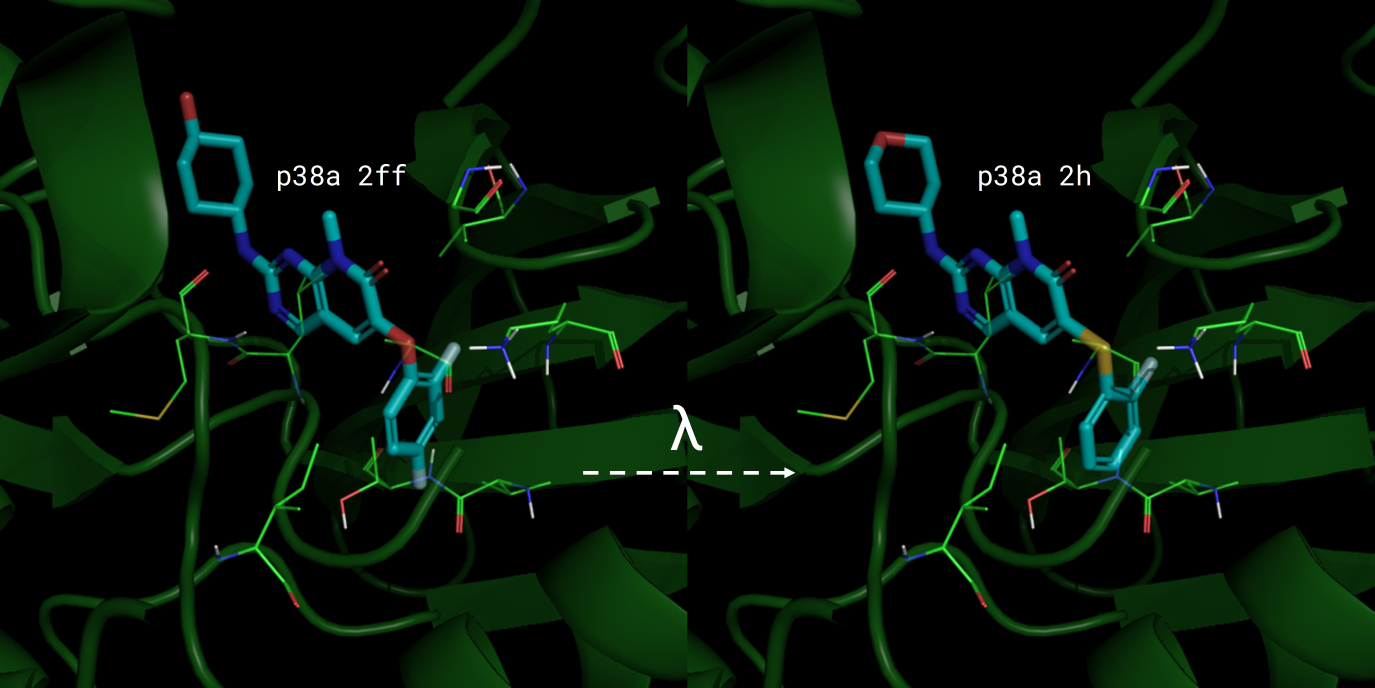
#> input picture tutorials/Tyk2/imgs/p38a_2ff-p38a_2h.jpg, 4125 x 2063 px, given in place of membrane-protein.png, which was not available (shown at 1/3 size)
$ python compose_sphere_vs_box.py --memprep-dir ../../tutorials/Tyk2/imgs
#> lines starting #> are read from the running program, lines starting #| are printed output that depends on the picture
"""Figure for docs/source/concepts/spherical-boundary.md: periodic system and Q sphere.

Places two existing PyMOL renders of the adenosine A2A receptor side by side:
the full periodic membrane system and the sphere that Q simulates. The renders
are read in place from a folder that is not part of the repository; nothing is
re-rendered.

    python docs/scripts/compose_sphere_vs_box.py --memprep-dir /path/to/GPCR-A2A-Deflorian/memprep
"""

from __future__ import annotations

import argparse
from pathlib import Path

from PIL import Image

OUT = Path(__file__).resolve().parents[1] / "source" / "_static" / "figures" / "sphere-vs-box.png"
PANELS = ("membrane-protein.png", "simulated-prot-part.png")
HEIGHT = 640  # px
GAP = 60  # px


def load(path: Path) -> Image.Image:
    """Crop to the rendered content and scale to the panel height (premultiplied alpha)."""
    image = Image.open(path).convert("RGBA")
    image = image.crop(image.getbbox()).convert("RGBa")
    width = round(image.width * HEIGHT / image.height)
#> width = 1280
    return image.resize((width, HEIGHT), Image.LANCZOS).convert("RGBA")
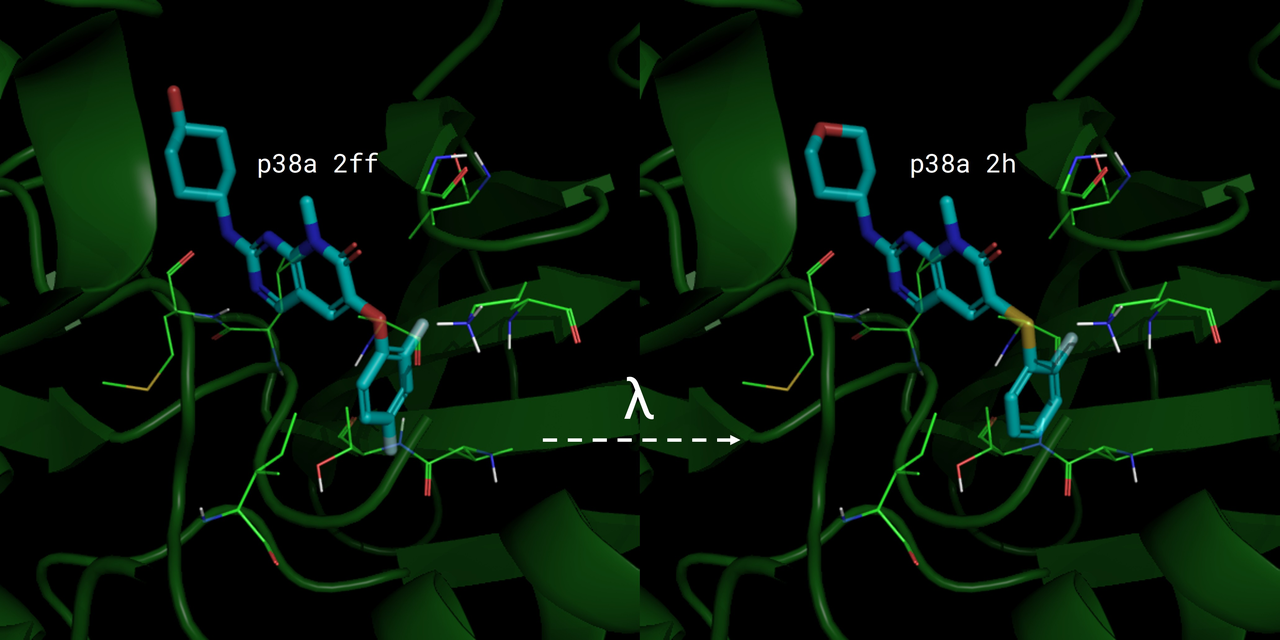
#> returned value: PIL image 1280x640 RGBA; mean R, G, B, A 5.5, 21.3, 8.2, 255


def main() -> None:
    parser = argparse.ArgumentParser(description=__doc__, formatter_class=argparse.RawDescriptionHelpFormatter)
    parser.add_argument("--memprep-dir", type=Path, required=True)
    args = parser.parse_args()
    panels = [load(args.memprep_dir / name) for name in PANELS]
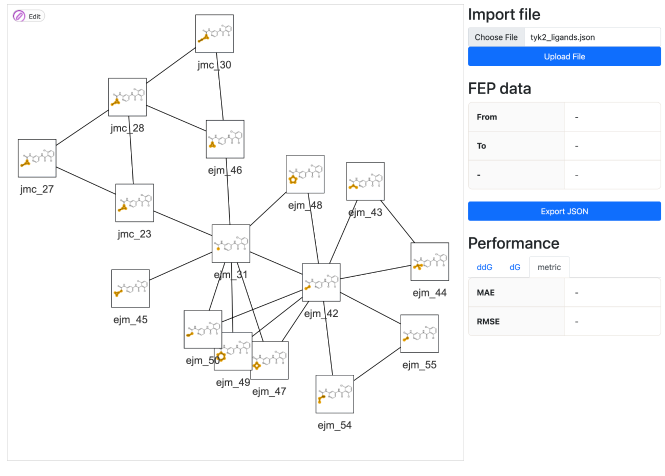
#> input picture tutorials/Tyk2/imgs/Tyk2-qmapfep.png, 1330 x 952 px, given in place of simulated-prot-part.png, which was not available (shown at 1/2 size)
#> in load, image is the input picture: PIL image 1330x952 RGBA; mean R, G, B, A 244.3, 246.4, 249.6, 254.5
#> in load (call 2), `return image.resize((width, HEIGHT), Image.LANCZOS).convert("RGBA")`:
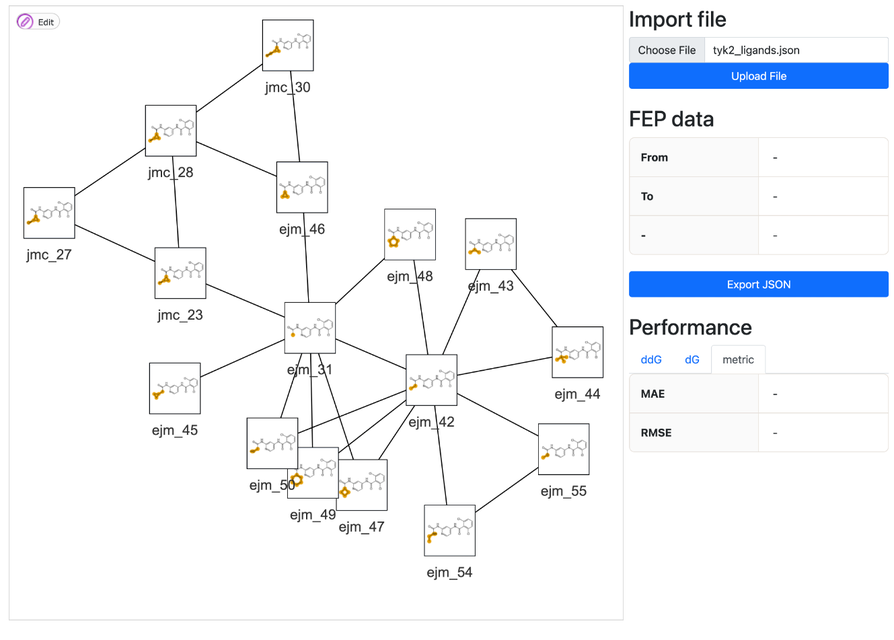
#> returned value: PIL image 894x640 RGBA; mean R, G, B, A 244.4, 246.6, 249.7, 255
#> panels = 2 items
    canvas = Image.new("RGBA", (sum(p.width for p in panels) + GAP * (len(panels) - 1), HEIGHT), (255, 255, 255, 0))
    x = 0
    for panel in panels:
        canvas.paste(panel, (x, 0))
        x += panel.width + GAP
#> this loop made 2 passes
#> x on passes 1 to 2: 1340, 2294
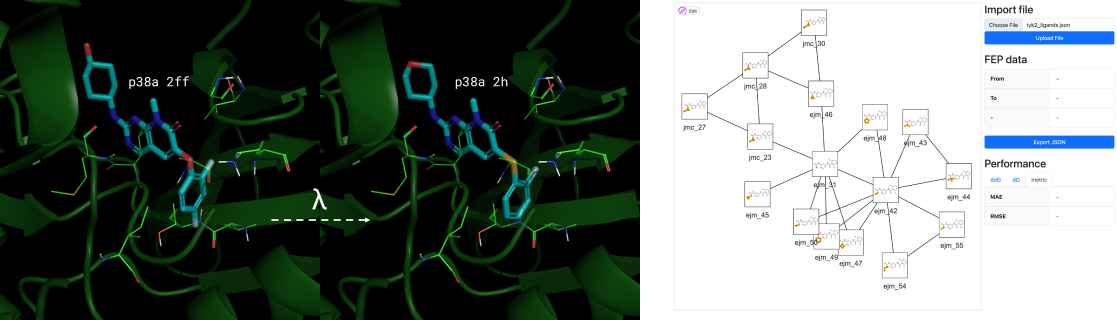
#> canvas: PIL image 2234x640 RGBA (shown at 1/2 size); mean R, G, B, A 107.8, 117.7, 111.5, 248.2; transparent parts drawn white
#> after the loop, x = 2294
    OUT.parent.mkdir(parents=True, exist_ok=True)
    # 256 colours with alpha keep the file below 1 MB; the renders are not photographs
    canvas.quantize(colors=256, method=Image.Quantize.FASTOCTREE, dither=Image.Dither.NONE).save(OUT, optimize=True)
    print(f"wrote {OUT} ({canvas.width} x {canvas.height} px, {OUT.stat().st_size / 1e6:.2f} MB)")
#| wrote docs/source/_static/figures/sphere-vs-box.png (2234 x 640 px, 0.08 MB)


if __name__ == "__main__":
    main()
